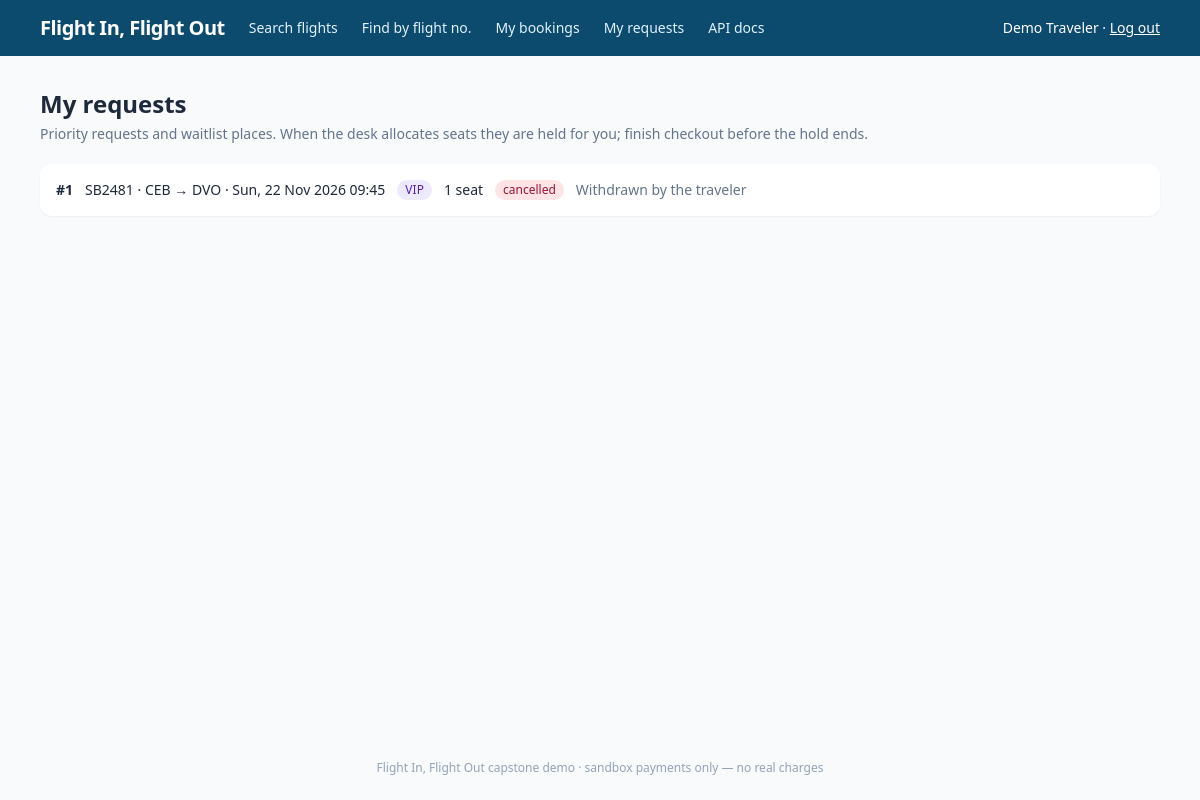
Page /requests (signed in) on the committed database.
### app/models.py (models this page shows, shortened)
class User(Base):
    __tablename__ = "users"
    id: Mapped[int] = mapped_column(primary_key=True)
    email: Mapped[str] = mapped_column(String(160), unique=True, index=True)
    name: Mapped[str] = mapped_column(String(120))
    pw_hash: Mapped[str] = mapped_column(String(200))
    is_admin: Mapped[bool] = mapped_column(Boolean, default=False)

class BookingRequest(Base):
    __tablename__ = "booking_requests"
    id: Mapped[int] = mapped_column(primary_key=True)
    user_id: Mapped[int] = mapped_column(ForeignKey("users.id"), index=True)
    flight_id: Mapped[int] = mapped_column(ForeignKey("flights.id"), index=True)
    tier: Mapped[str] = mapped_column(String(10), default="Economy")  # VIP | Business | Economy
    seats: Mapped[int] = mapped_column(Integer, default=1)
    status: Mapped[str] = mapped_column(String(12), default="queued", index=True)
    booking_id: Mapped[int | None] = mapped_column(ForeignKey("bookings.id"), nullable=True)
    created_at: Mapped[datetime] = mapped_column(DateTime, default=utcnow)
    waitlisted_at: Mapped[datetime | None] = mapped_column(DateTime, nullable=True)
    note: Mapped[str] = mapped_column(String(160), default="")
    user: Mapped[User] = relationship(lazy="joined")
    flight: Mapped[Flight] = relationship(lazy="joined")

class Flight(Base):
    __tablename__ = "flights"
    id: Mapped[int] = mapped_column(primary_key=True)
    number: Mapped[str] = mapped_column(String(8), index=True)
    origin: Mapped[str] = mapped_column(ForeignKey("airports.code"))
    dest: Mapped[str] = mapped_column(ForeignKey("airports.code"))
    depart: Mapped[datetime] = mapped_column(DateTime, index=True)
    arrive: Mapped[datetime] = mapped_column(DateTime)
    base_price: Mapped[int] = mapped_column(Integer)  # economy base fare, PHP
    aircraft_id: Mapped[int] = mapped_column(ForeignKey("aircraft.id"))
    aircraft: Mapped[Aircraft] = relationship(lazy="joined")
    origin_airport: Mapped[Airport] = relationship(foreign_keys=[origin], lazy="joined")
    dest_airport: Mapped[Airport] = relationship(foreign_keys=[dest], lazy="joined")
    __table_args__ = (Index("ix_flight_route", "origin", "dest", "depart"),)

### app/main.py (the view)
@app.get("/requests", response_class=HTMLResponse)
def my_requests(request: Request, db=Depends(get_db), user=Depends(require_user)):
    desk.expire_offers(db)
    rows = db.scalars(select(BookingRequest).where(BookingRequest.user_id == user.id)
                      .order_by(BookingRequest.id.desc()).limit(50)).unique().all()
    refs = {r.id: db.get(Booking, r.booking_id).ref for r in rows if r.booking_id}
    pos = {r.id: desk.waitlist_position(db, r) for r in rows if r.status == "waitlisted"}
    return page(request, "requests.html", user, rows=rows, refs=refs, pos=pos)

### app/db.py (called while the page is built)
def get_db():
    db = SessionLocal()
    try:
        yield db
    finally:
        db.close()

### app/desk.py (called while the page is built, shortened)
def expire_offers(db) -> None:
    db.commit()

### app/main.py (called while the page is built)
def current_user(request: Request, db=Depends(get_db)) -> User | None:
    uid = request.session.get("uid")
    return db.get(User, uid) if uid else None

def require_user(request: Request, user=Depends(current_user)) -> User:
    if not user:
        raise NeedLogin(request.url.path)
    return user

def page(request: Request, name: str, user, status_code=200, **ctx):
    note = None if name.startswith("_") else request.session.pop("flash", None)  # not for HTMX fragments
    return templates.TemplateResponse(request, name, {"user": user, "flash": note, **ctx}, status_code=status_code)

### templates/requests.html (shortened to what this page needs)
{% extends "base.html" %}
{% block content %}
<h1 class="text-2xl font-bold mb-1">My requests</h1>
<p class="text-sm text-slate-500 mb-5">Priority requests and waitlist places. When the desk allocates seats they are held for you; finish checkout before the hold ends.</p>
<div class="space-y-3">
{% for r in rows %}
  <div class="bg-white rounded-xl shadow-sm p-4 flex flex-wrap items-center gap-3 text-sm">
    <b>#{{ r.id }}</b>
    <span>{{ r.flight.number }} · {{ r.flight.origin }} → {{ r.flight.dest }} · {{ r.flight.depart|dt }}</span>
    <span class="px-2 py-0.5 rounded-full text-xs bg-violet-100 text-violet-800">{{ r.tier }}</span>
    <span>{{ r.seats }} seat{{ '' if r.seats==1 else 's' }}</span>
    <span class="px-2 py-0.5 rounded-full text-xs {{ {'queued':'bg-amber-100 text-amber-800','waitlisted':'bg-slate-200 text-slate-700','allocated':'bg-emerald-100 text-emerald-800','booked':'bg-emerald-100 text-emerald-800'}.get(r.status,'bg-rose-100 text-rose-800') }}">{{ r.status }}</span>
    <span class="text-slate-500">{{ r.note }}</span>
  </div>
{% endfor %}
</div>
{% endblock %}

### templates/base.html (shortened to what this page needs)
<!doctype html>
<html lang="en">
<head>
  <script src="https://cdn.tailwindcss.com"></script>
</head>
<body class="bg-slate-50 text-slate-800 min-h-screen flex flex-col">
  <header class="bg-sky-900 text-white">
    <nav class="max-w-6xl mx-auto px-4 h-14 flex items-center gap-6">
      <a href="/" class="text-xl font-bold tracking-tight">Flight In, Flight Out</a>
      <a href="/" class="text-sky-100 hover:text-white text-sm">Search flights</a>
      <a href="/find" class="text-sky-100 hover:text-white text-sm">Find by flight no.</a>
      {% if user %}<a href="/bookings" class="text-sky-100 hover:text-white text-sm">My bookings</a>
      <a href="/requests" class="text-sky-100 hover:text-white text-sm">My requests</a>{% endif %}
      <a href="/docs" class="text-sky-100 hover:text-white text-sm">API docs</a>
      <span class="ml-auto text-sm">
        {% if user %}{{ user.name }} · <a class="underline" href="/logout">Log out</a>
        {% else %}<a class="underline" href="/login">Log in</a> · <a class="underline" href="/register">Register</a>{% endif %}
      </span>
    </nav>
  </header>
  <main class="max-w-6xl mx-auto w-full px-4 py-8 flex-1">
    {% block content %}{% endblock %}</main>
  <footer class="text-center text-xs text-slate-400 py-6">Flight In, Flight Out capstone demo · sandbox payments only — no real charges</footer>
</body>
</html>

### rows in the picture
User: name "Demo Traveler"
BookingRequest: id "1", flight.number "SB2481", flight.origin "CEB", flight.dest "DVO", flight.depart|dt "Sun, 22 Nov 2026 09:45", tier "VIP", seats "1", status "cancelled", note "Withdrawn by the traveler"
